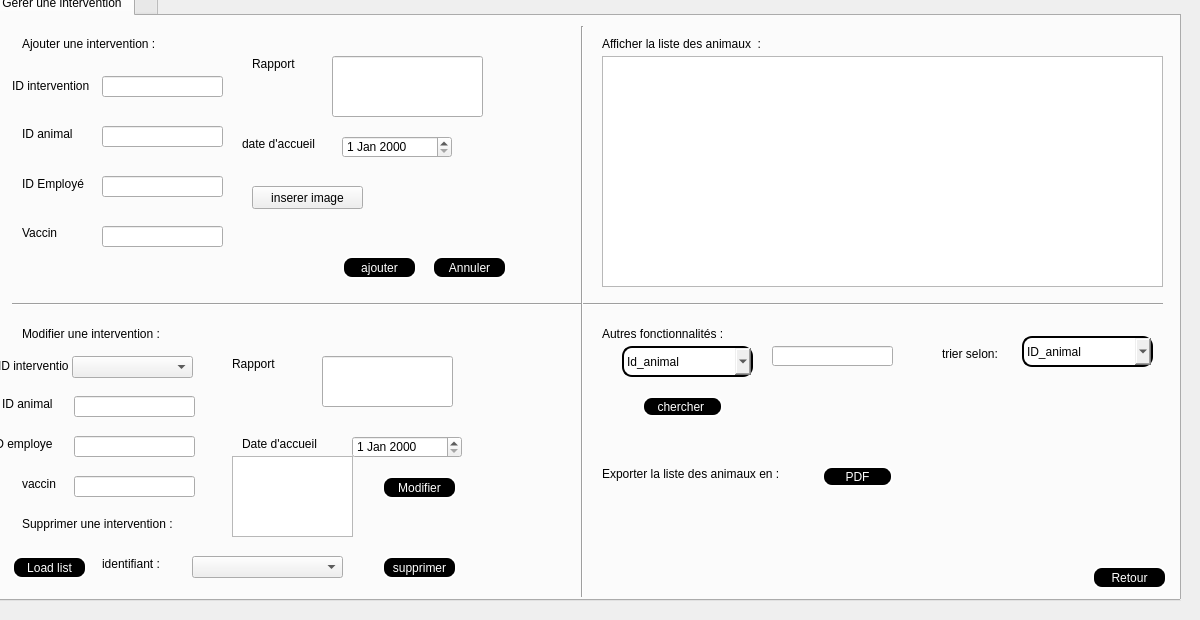
    <widget class="QWidget" name="page_4">
     <widget class="QTabWidget" name="tabWidget_9">
      <property name="geometry">
       <rect>
        <x>-10</x>
        <y>-10</y>
        <width>1191</width>
        <height>611</height>
       </rect>
      </property>
      <property name="styleSheet">
       <string notr="true">font: 75 10pt &quot;Adobe Caslon Pro Bold&quot;;</string>
      </property>
      <property name="currentIndex">
       <number>0</number>
      </property>
      <widget class="QWidget" name="tab_26">
       <attribute name="title">
        <string>Gerer une intervention</string>
       </attribute>
       <widget class="QTableView" name="table_animaux_2">
        <property name="geometry">
         <rect>
          <x>610</x>
          <y>40</y>
          <width>561</width>
          <height>231</height>
         </rect>
        </property>
        <property name="styleSheet">
         <string notr="true"/>
        </property>
       </widget>
       <widget class="QLineEdit" name="le_ida1">
        <property name="geometry">
         <rect>
          <x>82</x>
          <y>380</y>
          <width>121</width>
          <height>21</height>
         </rect>
        </property>
        <property name="styleSheet">
         <string notr="true"/>
        </property>
       </widget>
       <widget class="QLineEdit" name="le_vaccin1">
        <property name="geometry">
         <rect>
          <x>82</x>
          <y>460</y>
          <width>121</width>
          <height>21</height>
         </rect>
        </property>
        <property name="styleSheet">
         <string notr="true"/>
        </property>
       </widget>
       <widget class="QLineEdit" name="le_ide1">
        <property name="geometry">
         <rect>
          <x>82</x>
          <y>420</y>
          <width>121</width>
          <height>21</height>
         </rect>
        </property>
        <property name="styleSheet">
         <string notr="true"/>
        </property>
       </widget>
       <widget class="QLineEdit" name="le_rapport1">
        <property name="geometry">
         <rect>
          <x>330</x>
          <y>340</y>
          <width>131</width>
          <height>51</height>
         </rect>
        </property>
        <property name="styleSheet">
         <string notr="true"/>
        </property>
        <property name="text">
         <string/>
        </property>
       </widget>
       <widget class="QLabel" name="label_81">
        <property name="geometry">
         <rect>
          <x>10</x>
          <y>380</y>
          <width>71</width>
          <height>16</height>
         </rect>
        </property>
        <property name="styleSheet">
         <string notr="true">font: 75 10pt &quot;Adobe Caslon Pro Bold&quot;;</string>
        </property>
        <property name="text">
         <string>ID animal</string>
        </property>
       </widget>
       <widget class="QLabel" name="label_83">
        <property name="geometry">
         <rect>
          <x>0</x>
          <y>420</y>
          <width>71</width>
          <height>16</height>
         </rect>
        </property>
        <property name="styleSheet">
         <string notr="true">font: 75 10pt &quot;Adobe Caslon Pro Bold&quot;;</string>
        </property>
        <property name="text">
         <string>ID employe</string>
        </property>
       </widget>
       <widget class="QLabel" name="label_84">
        <property name="geometry">
         <rect>
          <x>30</x>
          <y>460</y>
          <width>71</width>
          <height>16</height>
         </rect>
        </property>
        <property name="styleSheet">
         <string notr="true">font: 75 10pt &quot;Adobe Caslon Pro Bold&quot;;</string>
        </property>
        <property name="text">
         <string>vaccin</string>
        </property>
       </widget>
       <widget class="QLabel" name="label_86">
        <property name="geometry">
         <rect>
          <x>240</x>
          <y>340</y>
          <width>71</width>
          <height>16</height>
         </rect>
        </property>
        <property name="styleSheet">
         <string notr="true">font: 75 10pt &quot;Adobe Caslon Pro Bold&quot;;</string>
        </property>
        <property name="text">
         <string>Rapport</string>
        </property>
       </widget>
       <widget class="QLabel" name="label_87">
        <property name="geometry">
         <rect>
          <x>250</x>
          <y>420</y>
          <width>91</width>
          <height>16</height>
         </rect>
        </property>
        <property name="styleSheet">
         <string notr="true">font: 75 10pt &quot;Adobe Caslon Pro Bold&quot;;</string>
        </property>
        <property name="text">
         <string>Date d'accueil</string>
        </property>
       </widget>
       <widget class="QPushButton" name="ModifierBouton_4">
        <property name="geometry">
         <rect>
          <x>390</x>
          <y>460</y>
          <width>75</width>
          <height>23</height>
         </rect>
        </property>
        <property name="styleSheet">
         <string notr="true">background-color:black;
color:white;
border-style:outset;
border-width:2px;
border-radius:10px;
border-color:white;</string>
        </property>
        <property name="text">
         <string>Modifier</string>
        </property>
       </widget>
       <widget class="QLabel" name="label_88">
        <property name="geometry">
         <rect>
          <x>6</x>
          <y>340</y>
          <width>71</width>
          <height>20</height>
         </rect>
        </property>
        <property name="text">
         <string>ID intervention</string>
        </property>
       </widget>
       <widget class="QPushButton" name="pb_pdfint">
        <property name="geometry">
         <rect>
          <x>830</x>
          <y>450</y>
          <width>71</width>
          <height>21</height>
         </rect>
        </property>
        <property name="styleSheet">
         <string notr="true">background-color:black;
color:white;
border-style:outset;
border-width:2px;
border-radius:10px;
border-color:white;</string>
        </property>
        <property name="text">
         <string>PDF</string>
        </property>
       </widget>
       <widget class="Line" name="line_5">
        <property name="geometry">
         <rect>
          <x>20</x>
          <y>280</y>
          <width>1151</width>
          <height>16</height>
         </rect>
        </property>
        <property name="orientation">
         <enum>Qt::Horizontal</enum>
        </property>
       </widget>
       <widget class="Line" name="line_6">
        <property name="geometry">
         <rect>
          <x>580</x>
          <y>10</y>
          <width>20</width>
          <height>571</height>
         </rect>
        </property>
        <property name="orientation">
         <enum>Qt::Vertical</enum>
        </property>
       </widget>
       <widget class="QLineEdit" name="ineEdit_rechint">
        <property name="geometry">
         <rect>
          <x>780</x>
          <y>330</y>
          <width>121</width>
          <height>20</height>
         </rect>
        </property>
        <property name="styleSheet">
         <string notr="true"/>
        </property>
       </widget>
       <widget class="QPushButton" name="pb_chercher_int">
        <property name="geometry">
         <rect>
          <x>650</x>
          <y>380</y>
          <width>81</width>
          <height>21</height>
         </rect>
        </property>
        <property name="styleSheet">
         <string notr="true">background-color:black;
color:white;
border-style:outset;
border-width:2px;
border-radius:10px;
border-color:white;</string>
        </property>
        <property name="text">
         <string>chercher </string>
        </property>
       </widget>
       <widget class="QLabel" name="label_110">
        <property name="geometry">
         <rect>
          <x>950</x>
          <y>330</y>
          <width>61</width>
          <height>16</height>
         </rect>
        </property>
        <property name="styleSheet">
         <string notr="true">font: 75 9pt &quot;Adobe Caslon Pro Bold&quot;;</string>
        </property>
        <property name="text">
         <string>trier selon:</string>
        </property>
       </widget>
       <widget class="QComboBox" name="comboBoxModif_5">
        <property name="geometry">
         <rect>
          <x>80</x>
          <y>340</y>
          <width>121</width>
          <height>22</height>
         </rect>
        </property>
       </widget>
       <widget class="QLineEdit" name="le_idi">
        <property name="geometry">
         <rect>
          <x>110</x>
          <y>60</y>
          <width>121</width>
          <height>21</height>
         </rect>
        </property>
        <property name="styleSheet">
         <string notr="true"/>
        </property>
        <property name="maxLength">
         <number>8</number>
        </property>
       </widget>
       <widget class="QLineEdit" name="le_ida">
        <property name="geometry">
         <rect>
          <x>110</x>
          <y>110</y>
          <width>121</width>
          <height>21</height>
         </rect>
        </property>
        <property name="styleSheet">
         <string notr="true"/>
        </property>
       </widget>
       <widget class="QLineEdit" name="le_ide">
        <property name="geometry">
         <rect>
          <x>110</x>
          <y>160</y>
          <width>121</width>
          <height>21</height>
         </rect>
        </property>
        <property name="styleSheet">
         <string notr="true"/>
        </property>
       </widget>
       <widget class="QLineEdit" name="le_vaccin">
        <property name="geometry">
         <rect>
          <x>110</x>
          <y>210</y>
          <width>121</width>
          <height>21</height>
         </rect>
        </property>
        <property name="styleSheet">
         <string notr="true"/>
        </property>
       </widget>
       <widget class="QLineEdit" name="le_rapport">
        <property name="geometry">
         <rect>
          <x>340</x>
          <y>40</y>
          <width>151</width>
          <height>61</height>
         </rect>
        </property>
        <property name="styleSheet">
         <string notr="true"/>
        </property>
       </widget>
       <widget class="QPushButton" name="pushButton_23">
        <property name="geometry">
         <rect>
          <x>350</x>
          <y>240</y>
          <width>75</width>
          <height>23</height>
         </rect>
        </property>
        <property name="styleSheet">
         <string notr="true">background-color:black;
color:white;
border-style:outset;
border-width:2px;
border-radius:10px;
border-color:white;
</string>
        </property>
        <property name="text">
         <string>ajouter</string>
        </property>
       </widget>
       <widget class="QPushButton" name="pushButton_24">
        <property name="geometry">
         <rect>
          <x>440</x>
          <y>240</y>
          <width>75</width>
          <height>23</height>
         </rect>
        </property>
        <property name="styleSheet">
         <string notr="true">background-color:black;
color:white;
border-style:outset;
border-width:2px;
border-radius:10px;
border-color:white;</string>
        </property>
        <property name="text">
         <string>Annuler</string>
        </property>
       </widget>
       <widget class="QLabel" name="label_111">
        <property name="geometry">
         <rect>
          <x>20</x>
          <y>60</y>
          <width>81</width>
          <height>20</height>
         </rect>
        </property>
        <property name="styleSheet">
         <string notr="true">font: 75 10pt &quot;Adobe Caslon Pro Bold&quot;;</string>
        </property>
        <property name="text">
         <string>ID intervention</string>
        </property>
       </widget>
       <widget class="QLabel" name="label_112">
        <property name="geometry">
         <rect>
          <x>30</x>
          <y>110</y>
          <width>61</width>
          <height>16</height>
         </rect>
        </property>
        <property name="styleSheet">
         <string notr="true">font: 75 10pt &quot;Adobe Caslon Pro Bold&quot;;</string>
        </property>
        <property name="text">
         <string>ID animal</string>
        </property>
       </widget>
       <widget class="QLabel" name="label_113">
        <property name="geometry">
         <rect>
          <x>30</x>
          <y>160</y>
          <width>71</width>
          <height>16</height>
         </rect>
        </property>
        <property name="styleSheet">
         <string notr="true">font: 75 10pt &quot;Adobe Caslon Pro Bold&quot;;</string>
        </property>
        <property name="text">
         <string>ID Employé</string>
        </property>
       </widget>
       <widget class="QLabel" name="label_114">
        <property name="geometry">
         <rect>
          <x>30</x>
          <y>210</y>
          <width>47</width>
          <height>14</height>
         </rect>
        </property>
        <property name="styleSheet">
         <string notr="true">font: 75 10pt &quot;Adobe Caslon Pro Bold&quot;;</string>
        </property>
        <property name="text">
         <string>Vaccin</string>
        </property>
       </widget>
       <widget class="QLabel" name="label_116">
        <property name="geometry">
         <rect>
          <x>260</x>
          <y>40</y>
          <width>61</width>
          <height>16</height>
         </rect>
        </property>
        <property name="styleSheet">
         <string notr="true">font: 75 10pt &quot;Adobe Caslon Pro Bold&quot;;</string>
        </property>
        <property name="text">
         <string>Rapport</string>
        </property>
       </widget>
       <widget class="QLabel" name="label_117">
        <property name="geometry">
         <rect>
          <x>250</x>
          <y>120</y>
          <width>81</width>
          <height>16</height>
         </rect>
        </property>
        <property name="styleSheet">
         <string notr="true">font: 75 10pt &quot;Adobe Caslon Pro Bold&quot;;</string>
        </property>
        <property name="text">
         <string>date d'accueil</string>
        </property>
       </widget>
       <widget class="QLabel" name="label_118">
        <property name="geometry">
         <rect>
          <x>610</x>
          <y>450</y>
          <width>211</width>
          <height>16</height>
         </rect>
        </property>
        <property name="text">
         <string>Exporter la liste des animaux en :</string>
        </property>
       </widget>
       <widget class="QPushButton" name="load_list_6">
        <property name="geometry">
         <rect>
          <x>20</x>
          <y>540</y>
          <width>75</width>
          <height>23</height>
         </rect>
        </property>
        <property name="styleSheet">
         <string notr="true">background-color:black;
color:white;
border-style:outset;
border-width:2px;
border-radius:10px;
border-color:white;</string>
        </property>
        <property name="text">
         <string>Load list</string>
        </property>
       </widget>
       <widget class="QLabel" name="label_119">
        <property name="geometry">
         <rect>
          <x>110</x>
          <y>540</y>
          <width>81</width>
          <height>16</height>
         </rect>
        </property>
        <property name="styleSheet">
         <string notr="true">font: 75 10pt &quot;Adobe Caslon Pro Bold&quot;;</string>
        </property>
        <property name="text">
         <string>identifiant :</string>
        </property>
       </widget>
       <widget class="QComboBox" name="del_id_4">
        <property name="geometry">
         <rect>
          <x>200</x>
          <y>540</y>
          <width>151</width>
          <height>22</height>
         </rect>
        </property>
        <property name="styleSheet">
         <string notr="true"/>
        </property>
       </widget>
       <widget class="QPushButton" name="supp_3">
        <property name="geometry">
         <rect>
          <x>390</x>
          <y>540</y>
          <width>75</width>
          <height>23</height>
         </rect>
        </property>
        <property name="styleSheet">
         <string notr="true">background-color:black;
color:white;
border-style:outset;
border-width:2px;
border-radius:10px;
border-color:white;</string>
        </property>
        <property name="text">
         <string>supprimer</string>
        </property>
       </widget>
       <widget class="QLabel" name="label_120">
        <property name="geometry">
         <rect>
          <x>30</x>
          <y>500</y>
          <width>211</width>
          <height>16</height>
         </rect>
        </property>
        <property name="text">
         <string>Supprimer une intervention :</string>
        </property>
       </widget>
       <widget class="QLabel" name="label_121">
        <property name="geometry">
         <rect>
          <x>30</x>
          <y>310</y>
          <width>211</width>
          <height>16</height>
         </rect>
        </property>
        <property name="text">
         <string>Modifier une intervention :</string>
        </property>
       </widget>
       <widget class="QLabel" name="label_122">
        <property name="geometry">
         <rect>
          <x>610</x>
          <y>20</y>
          <width>211</width>
          <height>16</height>
         </rect>
        </property>
        <property name="text">
         <string>Afficher la liste des animaux  :</string>
        </property>
       </widget>
       <widget class="QLabel" name="label_123">
        <property name="geometry">
         <rect>
          <x>30</x>
          <y>20</y>
          <width>211</width>
          <height>16</height>
         </rect>
        </property>
        <property name="text">
         <string>Ajouter une intervention :</string>
        </property>
       </widget>
       <widget class="QLabel" name="label_124">
        <property name="geometry">
         <rect>
          <x>610</x>
          <y>310</y>
          <width>211</width>
          <height>16</height>
         </rect>
        </property>
        <property name="text">
         <string>Autres fonctionnalités :</string>
        </property>
       </widget>
       <widget class="QPushButton" name="pushButton_25">
        <property name="geometry">
         <rect>
          <x>1100</x>
          <y>550</y>
          <width>75</width>
          <height>23</height>
         </rect>
        </property>
        <property name="styleSheet">
         <string notr="true">background-color:black;
color:white;
border-style:outset;
border-width:2px;
border-radius:10px;
border-color:white;</string>
        </property>
        <property name="text">
         <string>Retour</string>
        </property>
       </widget>
       <widget class="QComboBox" name="comboBox_int1">
        <property name="geometry">
         <rect>
          <x>630</x>
          <y>330</y>
          <width>131</width>
          <height>31</height>
         </rect>
        </property>
        <property name="styleSheet">
         <string notr="true">border-style:outset;
border-width:2px;
border-radius:10px;</string>
        </property>
        <item>
         <property name="text">
          <string>Id_animal</string>
         </property>
        </item>
        <item>
         <property name="text">
          <string>date</string>
         </property>
        </item>
        <item>
         <property name="text">
          <string>Id_intervention</string>
         </property>
        </item>
       </widget>
       <widget class="QComboBox" name="comboBox_int2">
        <property name="geometry">
         <rect>
          <x>1030</x>
          <y>320</y>
          <width>131</width>
          <height>31</height>
         </rect>
        </property>
        <property name="styleSheet">
         <string notr="true">border-style:outset;
border-width:2px;
border-radius:10px;</string>
        </property>
        <item>
         <property name="text">
          <string>ID_animal</string>
         </property>
        </item>
        <item>
         <property name="text">
          <string>ID_intervention</string>
         </property>
        </item>
        <item>
         <property name="text">
          <string>ID_employe</string>
         </property>
        </item>
       </widget>
       <widget class="QDateEdit" name="le_dateint">
        <property name="geometry">
         <rect>
          <x>350</x>
          <y>120</y>
          <width>110</width>
          <height>22</height>
         </rect>
        </property>
       </widget>
       <widget class="QDateEdit" name="dateEdit">
        <property name="geometry">
         <rect>
          <x>360</x>
          <y>420</y>
          <width>110</width>
          <height>22</height>
         </rect>
        </property>
       </widget>
       <widget class="QPushButton" name="pushButton_26">
        <property name="geometry">
         <rect>
          <x>260</x>
          <y>170</y>
          <width>111</width>
          <height>23</height>
         </rect>
        </property>
        <property name="text">
         <string>inserer image</string>
        </property>
       </widget>
       <widget class="QLabel" name="IMG_Added">
        <property name="geometry">
         <rect>
          <x>400</x>
          <y>170</y>
          <width>141</width>
          <height>51</height>
         </rect>
        </property>
        <property name="text">
         <string/>
        </property>
       </widget>
       <widget class="QTableView" name="tab_modif_2">
        <property name="geometry">
         <rect>
          <x>240</x>
          <y>440</y>
          <width>121</width>
          <height>81</height>
         </rect>
        </property>
       </widget>
      </widget>
      <widget class="QWidget" name="tab_27">
       <attribute name="title">
        <string/>
       </attribute>
      </widget>
     </widget>
    </widget>
